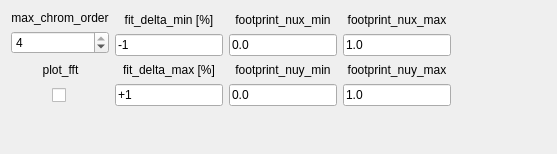
          <widget class="QWidget" name="tab_60">
           <attribute name="title">
            <string>Plot</string>
           </attribute>
           <layout class="QVBoxLayout" name="verticalLayout_171">
            <item>
             <layout class="QHBoxLayout" name="horizontalLayout_103">
              <item>
               <layout class="QVBoxLayout" name="verticalLayout_169">
                <item>
                 <layout class="QVBoxLayout" name="verticalLayout_212">
                  <item>
                   <widget class="QLabel" name="label_216">
                    <property name="text">
                     <string>max_chrom_order</string>
                    </property>
                    <property name="alignment">
                     <set>Qt::AlignCenter</set>
                    </property>
                   </widget>
                  </item>
                  <item>
                   <widget class="QSpinBox" name="spinBox_max_chrom_order_nonlin_chrom_plot">
                    <property name="sizePolicy">
                     <sizepolicy hsizetype="Preferred" vsizetype="Fixed">
                      <horstretch>0</horstretch>
                      <verstretch>0</verstretch>
                     </sizepolicy>
                    </property>
                    <property name="minimum">
                     <number>1</number>
                    </property>
                    <property name="maximum">
                     <number>4</number>
                    </property>
                    <property name="value">
                     <number>4</number>
                    </property>
                   </widget>
                  </item>
                 </layout>
                </item>
                <item>
                 <layout class="QVBoxLayout" name="verticalLayout_218">
                  <item>
                   <layout class="QHBoxLayout" name="horizontalLayout_122">
                    <item>
                     <spacer name="horizontalSpacer_87">
                      <property name="orientation">
                       <enum>Qt::Horizontal</enum>
                      </property>
                      <property name="sizeHint" stdset="0">
                       <size>
                        <width>18</width>
                        <height>20</height>
                       </size>
                      </property>
                     </spacer>
                    </item>
                    <item>
                     <widget class="QLabel" name="label_221">
                      <property name="text">
                       <string>plot_fft</string>
                      </property>
                      <property name="alignment">
                       <set>Qt::AlignCenter</set>
                      </property>
                     </widget>
                    </item>
                    <item>
                     <spacer name="horizontalSpacer_88">
                      <property name="orientation">
                       <enum>Qt::Horizontal</enum>
                      </property>
                      <property name="sizeHint" stdset="0">
                       <size>
                        <width>18</width>
                        <height>20</height>
                       </size>
                      </property>
                     </spacer>
                    </item>
                   </layout>
                  </item>
                  <item>
                   <layout class="QHBoxLayout" name="horizontalLayout_123">
                    <item>
                     <spacer name="horizontalSpacer_89">
                      <property name="orientation">
                       <enum>Qt::Horizontal</enum>
                      </property>
                      <property name="sizeType">
                       <enum>QSizePolicy::Preferred</enum>
                      </property>
                      <property name="sizeHint" stdset="0">
                       <size>
                        <width>13</width>
                        <height>20</height>
                       </size>
                      </property>
                     </spacer>
                    </item>
                    <item>
                     <widget class="QCheckBox" name="checkBox_plot_fft_nonlin_chrom_plot">
                      <property name="maximumSize">
                       <size>
                        <width>16</width>
                        <height>16777215</height>
                       </size>
                      </property>
                      <property name="text">
                       <string/>
                      </property>
                     </widget>
                    </item>
                    <item>
                     <spacer name="horizontalSpacer_90">
                      <property name="orientation">
                       <enum>Qt::Horizontal</enum>
                      </property>
                      <property name="sizeType">
                       <enum>QSizePolicy::Preferred</enum>
                      </property>
                      <property name="sizeHint" stdset="0">
                       <size>
                        <width>13</width>
                        <height>20</height>
                       </size>
                      </property>
                     </spacer>
                    </item>
                   </layout>
                  </item>
                 </layout>
                </item>
               </layout>
              </item>
              <item>
               <layout class="QVBoxLayout" name="verticalLayout_213">
                <item>
                 <layout class="QVBoxLayout" name="verticalLayout_214">
                  <item>
                   <widget class="QLabel" name="label_217">
                    <property name="text">
                     <string>fit_delta_min [%]</string>
                    </property>
                    <property name="alignment">
                     <set>Qt::AlignCenter</set>
                    </property>
                   </widget>
                  </item>
                  <item>
                   <widget class="QLineEdit" name="lineEdit_fit_delta_min_nonlin_chrom_plot">
                    <property name="sizePolicy">
                     <sizepolicy hsizetype="Preferred" vsizetype="Fixed">
                      <horstretch>0</horstretch>
                      <verstretch>0</verstretch>
                     </sizepolicy>
                    </property>
                    <property name="text">
                     <string>-1</string>
                    </property>
                   </widget>
                  </item>
                 </layout>
                </item>
                <item>
                 <layout class="QVBoxLayout" name="verticalLayout_215">
                  <item>
                   <widget class="QLabel" name="label_218">
                    <property name="text">
                     <string>fit_delta_max [%]</string>
                    </property>
                    <property name="alignment">
                     <set>Qt::AlignCenter</set>
                    </property>
                   </widget>
                  </item>
                  <item>
                   <widget class="QLineEdit" name="lineEdit_fit_delta_max_nonlin_chrom_plot">
                    <property name="sizePolicy">
                     <sizepolicy hsizetype="Preferred" vsizetype="Fixed">
                      <horstretch>0</horstretch>
                      <verstretch>0</verstretch>
                     </sizepolicy>
                    </property>
                    <property name="text">
                     <string>+1</string>
                    </property>
                   </widget>
                  </item>
                 </layout>
                </item>
               </layout>
              </item>
              <item>
               <layout class="QVBoxLayout" name="verticalLayout_170">
                <item>
                 <layout class="QHBoxLayout" name="horizontalLayout_121">
                  <item>
                   <layout class="QVBoxLayout" name="verticalLayout_216">
                    <item>
                     <widget class="QLabel" name="label_219">
                      <property name="text">
                       <string>footprint_nux_min</string>
                      </property>
                      <property name="alignment">
                       <set>Qt::AlignCenter</set>
                      </property>
                     </widget>
                    </item>
                    <item>
                     <widget class="QLineEdit" name="lineEdit_footprint_nux_min_nonlin_chrom_plot">
                      <property name="sizePolicy">
                       <sizepolicy hsizetype="Preferred" vsizetype="Fixed">
                        <horstretch>0</horstretch>
                        <verstretch>0</verstretch>
                       </sizepolicy>
                      </property>
                      <property name="text">
                       <string>0.0</string>
                      </property>
                     </widget>
                    </item>
                   </layout>
                  </item>
                  <item>
                   <layout class="QVBoxLayout" name="verticalLayout_217">
                    <item>
                     <widget class="QLabel" name="label_220">
                      <property name="text">
                       <string>footprint_nux_max</string>
                      </property>
                      <property name="alignment">
                       <set>Qt::AlignCenter</set>
                      </property>
                     </widget>
                    </item>
                    <item>
                     <widget class="QLineEdit" name="lineEdit_footprint_nux_max_nonlin_chrom_plot">
                      <property name="sizePolicy">
                       <sizepolicy hsizetype="Preferred" vsizetype="Fixed">
                        <horstretch>0</horstretch>
                        <verstretch>0</verstretch>
                       </sizepolicy>
                      </property>
                      <property name="text">
                       <string>1.0</string>
                      </property>
                     </widget>
                    </item>
                   </layout>
                  </item>
                 </layout>
                </item>
                <item>
                 <layout class="QHBoxLayout" name="horizontalLayout_124">
                  <item>
                   <layout class="QVBoxLayout" name="verticalLayout_219">
                    <item>
                     <widget class="QLabel" name="label_222">
                      <property name="text">
                       <string>footprint_nuy_min</string>
                      </property>
                      <property name="alignment">
                       <set>Qt::AlignCenter</set>
                      </property>
                     </widget>
                    </item>
                    <item>
                     <widget class="QLineEdit" name="lineEdit_footprint_nuy_min_nonlin_chrom_plot">
                      <property name="sizePolicy">
                       <sizepolicy hsizetype="Preferred" vsizetype="Fixed">
                        <horstretch>0</horstretch>
                        <verstretch>0</verstretch>
                       </sizepolicy>
                      </property>
                      <property name="text">
                       <string>0.0</string>
                      </property>
                     </widget>
                    </item>
                   </layout>
                  </item>
                  <item>
                   <layout class="QVBoxLayout" name="verticalLayout_220">
                    <item>
                     <widget class="QLabel" name="label_223">
                      <property name="text">
                       <string>footprint_nuy_max</string>
                      </property>
                      <property name="alignment">
                       <set>Qt::AlignCenter</set>
                      </property>
                     </widget>
                    </item>
                    <item>
                     <widget class="QLineEdit" name="lineEdit_footprint_nuy_max_nonlin_chrom_plot">
                      <property name="sizePolicy">
                       <sizepolicy hsizetype="Preferred" vsizetype="Fixed">
                        <horstretch>0</horstretch>
                        <verstretch>0</verstretch>
                       </sizepolicy>
                      </property>
                      <property name="text">
                       <string>1.0</string>
                      </property>
                     </widget>
                    </item>
                   </layout>
                  </item>
                 </layout>
                </item>
               </layout>
              </item>
              <item>
               <spacer name="horizontalSpacer_96">
                <property name="orientation">
                 <enum>Qt::Horizontal</enum>
                </property>
                <property name="sizeHint" stdset="0">
                 <size>
                  <width>95</width>
                  <height>20</height>
                 </size>
                </property>
               </spacer>
              </item>
             </layout>
            </item>
            <item>
             <spacer name="verticalSpacer_16">
              <property name="orientation">
               <enum>Qt::Vertical</enum>
              </property>
              <property name="sizeHint" stdset="0">
               <size>
                <width>20</width>
                <height>37</height>
               </size>
              </property>
             </spacer>
            </item>
           </layout>
          </widget>
